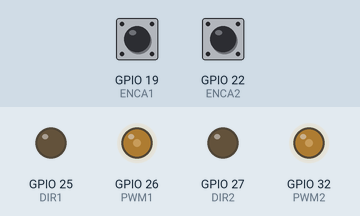
Bench run of a sketch on a simulated ESP32. Shown: output pins drawn as LEDs (lit = HIGH). Inputs (shaded band) come from the test bench; at power-on: GPIO 19 (ENCA1) HIGH, GPIO 22 (ENCA2) HIGH. The ROS host is connected and sends only what is stated.

Above: at 0.1 s.
At 10.1 s:
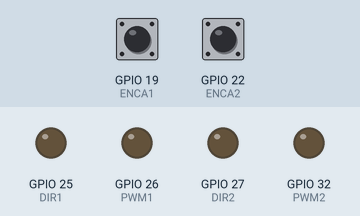
Timing chart, 0 to 11.6 s (numbered marks = the images above):
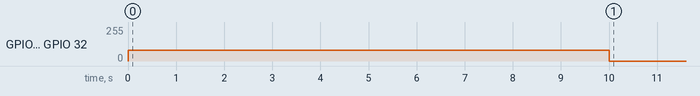

The sketch:

micro_ros_encoder_data_publisher.ino
```cpp
#include <micro_ros_arduino.h>

#include <stdio.h>
#include <rcl/rcl.h>
#include <rcl/error_handling.h>
#include <rclc/rclc.h>
#include <rclc/executor.h>

#include <geometry_msgs/msg/vector3.h>

#define ENCA1 19
#define ENCB1 21
#define ENCA2 22
#define ENCB2 23
#define DIR1 25
#define PWM1 26
#define DIR2 27
#define PWM2 32
#define LED_PIN 13

const int mChannel1 = 0;
const int mChannel2=1;
const int frequency = 5000;
const int resolution = 8;
int prev;
volatile long count1 = 0;
volatile long count2 = 0;
unsigned long previousMillis = 0;
unsigned long startmillis=0;


#if !defined(ESP32) && !defined(TARGET_PORTENTA_H7_M7) && !defined(ARDUINO_NANO_RP2040_CONNECT) && !defined(ARDUINO_WIO_TERMINAL)
#error This example is only avaible for Arduino Portenta, Arduino Nano RP2040 Connect, ESP32 Dev module and Wio Terminal
#endif

rcl_publisher_t publisher;
geometry_msgs__msg__Vector3 msg;
rclc_support_t support;
rcl_allocator_t allocator;
rcl_node_t node;

#define RCCHECK(fn) { rcl_ret_t temp_rc = fn; if((temp_rc != RCL_RET_OK)){error_loop();}}
#define RCSOFTCHECK(fn) { rcl_ret_t temp_rc = fn; if((temp_rc != RCL_RET_OK)){}}

void move_forward() {
  digitalWrite(DIR1, LOW);
  ledcWrite(mChannel1,80);
  digitalWrite(DIR2, LOW);
  ledcWrite(mChannel2,80);
}


void IRAM_ATTR EncoderDataA1()
{
  if(digitalRead(ENCB1) == LOW)
  count1--;
  else
  count1++;
}

void IRAM_ATTR EncoderDataA2()
{
  if(digitalRead(ENCB2) == LOW)
  count2--;
  else
  count2++;
}

void error_loop(){
  while(1){
    digitalWrite(LED_PIN, !digitalRead(LED_PIN));
    delay(100);
  }
}

void timer_callback(rcl_timer_t * timer, int64_t last_call_time)
{
  RCLC_UNUSED(last_call_time);
  if (timer != NULL) {
    RCSOFTCHECK(rcl_publish(&publisher, &msg, NULL));
  }
}

void setup() {
  set_microros_wifi_transports("Galaxy A70s338E", "lbbs3163", "192.168.250.166", 8888);

  allocator = rcl_get_default_allocator();

  pinMode(ENCA1, INPUT_PULLUP);
  pinMode(ENCB1, INPUT_PULLUP);
  pinMode(ENCA2, INPUT_PULLUP);
  pinMode(ENCB2, INPUT_PULLUP);
  pinMode(PWM1, OUTPUT);
  pinMode(DIR1, OUTPUT);
  pinMode(PWM2, OUTPUT);
  pinMode(DIR2, OUTPUT);
  ledcSetup(mChannel1, frequency, resolution);
  ledcAttachPin(PWM1, mChannel1);
  ledcSetup(mChannel2, frequency, resolution);
  ledcAttachPin(PWM2, mChannel2);
  attachInterrupt(digitalPinToInterrupt(ENCA1), EncoderDataA1, RISING);
  attachInterrupt(digitalPinToInterrupt(ENCA2), EncoderDataA2, RISING);

  //create init_options
  RCCHECK(rclc_support_init(&support, 0, NULL, &allocator));

  // create node
  RCCHECK(rclc_node_init_default(&node, "micro_ros_arduino_wifi_node", "", &support));

  // create publisher
  RCCHECK(rclc_publisher_init_best_effort(
    &publisher,
    &node,
    ROSIDL_GET_MSG_TYPE_SUPPORT(geometry_msgs, msg, Vector3),
    "encoder_data"));
    msg.x=0;
    msg.y=0;
    msg.z=0;

    move_forward();
    prev = millis();

}

void loop() {
    msg.x=count1;
    msg.y=count2;
    msg.z=0;
    RCSOFTCHECK(rcl_publish(&publisher, &msg, NULL));

    if (millis() - prev > 10000){
    digitalWrite(DIR1, LOW);
    digitalWrite(DIR2, LOW);
    ledcWrite(mChannel1,0);
    ledcWrite(mChannel2,0);
    }
}
```

Measured:
- by itself, GPIO 26 (PWM1), GPIO 32 (PWM2): 80/255 → 0/255 at 10.0 s
